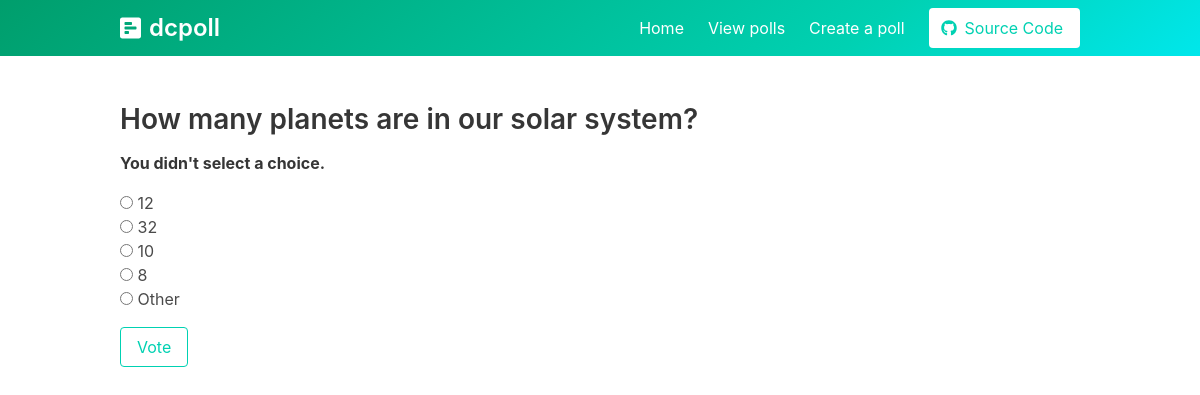
The page /polls/vote/5/ on the database its author committed.
### polls/models.py (models this page shows, shortened)
class Question(models.Model):
    question_text = models.CharField(max_length=200)
    category = models.CharField(max_length=3,
                                choices=choices,
                                default='Other')
    author = models.CharField(max_length=60, default='Anonymous')
    pub_date = models.DateTimeField(auto_now=True)

class Choice(models.Model):
    question = models.ForeignKey(Question, on_delete=models.CASCADE)
    choice_text = models.CharField(max_length=200)
    votes = models.IntegerField(default=0)

### polls/views.py (the view)
# urls.py: path('polls/vote/<int:question_id>/', polls_vote, name='polls-vote'),
def polls_vote(request, question_id):
    question = get_object_or_404(Question, pk=question_id)
    try:
        selected_choice = question.choice_set.get(pk=request.POST['choice'])
    except (KeyError, Choice.DoesNotExist):
        return render(request, 'vote.html', {
            'title':'Polls Vote Page',
            'question': question,
            'error_message': "You didn't select a choice.",
        })
    else:
        selected_choice.votes += 1
        selected_choice.save()
        return HttpResponseRedirect(reverse('polls-results', args=(question.id,)))

### templates/vote.html (shortened to what this page needs)
{% extends 'base.html' %}
{% block content %}
<section class="hero is-primary is-bold">
    {% include 'navbar.html' %}
</section>
<section class="section">
    <section class="container">
        <section class="content">
            <h2>{{ question.question_text }}</h2>
                    {% if error_message %}<p><strong>{{ error_message }}</strong></p>{% endif %}
                    <form class="form" method="POST">
                        {% for choice in question.choice_set.all %}
                            <input type="radio" name="choice" id="choice{{ forloop.counter }}" value="{{ choice.id }}">
                            <label for="choice{{ forloop.counter }}">{{ choice.choice_text }}</label><br>
                        {% endfor %}
                        <input style="margin-top: 1rem;" class="button is-primary is-outlined" type="submit" value="Vote">
                    </form>
        </section>
    </section>
</section>
{% endblock %}

### rows shown on the page
Question: question_text "How many planets are in our solar system?"
Choice: choice_text "12"
Choice: choice_text "32"
Choice: choice_text "10"
Choice: choice_text "8"
Choice: choice_text "Other"

### other values the page prints
{{ error_message }} "You didn't select a choice."
